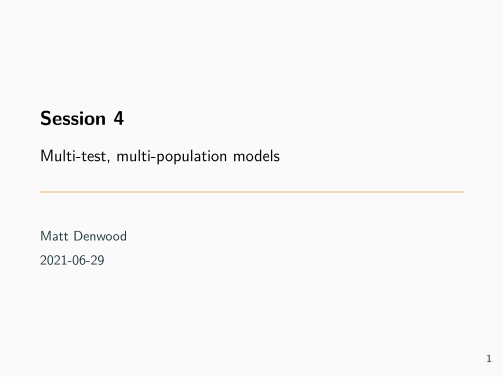

The script that drew this image:
params <-
list(presentation = TRUE)

#' ---
#' title: Session 4
#' subtitle: Multi-test, multi-population models
#' date: "2021-06-29"
#' author:
#'   - Matt Denwood
#' theme: metropolis
#' aspectratio: 43
#' colortheme: seahorse
#' header-includes: 
#'   - \input{../rsc/preamble}
#' params:
#'   presentation: TRUE
#' output:
#'   beamer_presentation:
#'       pandoc_args: ["-t", "beamer"]
#'       slide_level: 2
#'   html_document: default
#' ---
#' 
## ----rendering, eval=FALSE, include=FALSE-------------------------------------
## # To render this as PDF (beamer) slides run:
## rmarkdown::render('Session_3.Rmd', 'beamer_presentation', params=list(presentation=TRUE))
## # And for html:
## rmarkdown::render('Session_3.Rmd', 'html_document', params=list(presentation=FALSE))

#' 
## ----setup, include=FALSE-----------------------------------------------------
source("../rsc/setup.R", local = environment())

#' 
#' ## Why stop at two tests?
#' 
#' NOTE: THIS MATERIAL IS NOT YET FINALISED, PLEASE CHECK BACK SOON!
#' 
#' In *traditional* diagnostic test evaluation, one test is assumed to be a gold standard from which all other tests are evaluated
#' 
#'   - So it makes no difference if you assess one test at a time or do multiple tests at the same time
#' 
#' . . .
#' 
#' Using a latent class model each new test adds new information - so we should analyse all available test results in the same model
#' 
#' ## Simulating data: simple example
#' 
#' Simulating data using an arbitrary number of independent tests is quite straightforward:
#' 
## -----------------------------------------------------------------------------
# Parameter values to simulate:
N <- 200
sensitivity <- c(0.8, 0.9, 0.95)
specificity <- c(0.95, 0.99, 0.95)

Populations <- 2
prevalence <- c(0.25,0.5)

data <- tibble(Population = sample(seq_len(Populations), N, replace=TRUE)) %>%
  mutate(Status = rbinom(N, 1, prevalence[Population])) %>%
  mutate(Test1 = rbinom(N, 1, sensitivity[1]*Status + (1-specificity[1])*(1-Status))) %>%
  mutate(Test2 = rbinom(N, 1, sensitivity[2]*Status + (1-specificity[2])*(1-Status))) %>%
  mutate(Test3 = rbinom(N, 1, sensitivity[3]*Status + (1-specificity[3])*(1-Status))) %>%
  select(-Status)


#' 
#' 
#' ## Model specification
#' 
#' Like for two tests, except it is now a 2x2x2 table
#'  
#' . . .
#' 
## ----include=FALSE, eval=FALSE------------------------------------------------
## template_huiwalter(data)
## cleanup <- c(cleanup, "huiwalter_model.txt")

#' 
## ----eval=FALSE---------------------------------------------------------------
## 
## Tally[1:8,p] ~ dmulti(prob[1:8,p], TotalTests[p])
## 
## # Probability of observing Test1- Test2- Test3-
## prob[1,p] <-  prev[p] * ((1-se[1])*(1-se[2])*(1-se[3]) +
##               (1-prev[p]) * (sp[1]*sp[2]*sp[3])
## 
## # Probability of observing Test1+ Test2- Test3-
## prob[2,p] <-  prev[p] * (se[1]*(1-se[2])*(1-se[3])) +
##               (1-prev[p]) * ((1-sp[1])*sp[2]*sp[3])
## 
## ## snip ##
## 
## # Probability of observing Test1+ Test2+ Test3+
## prob[3,p] <-  prev[p] * (se[1]*se[2]*se[3]) +
##               (1-prev[p]) * ((1-sp[1])*(1-sp[2])*(1-sp[3]))

#' 
#' . . .
#' 
#' - We need to take **extreme** care with these equations, and the multinomial tabulation!!!
#'  
#' 
#' ## Are the tests conditionally independent?
#' 
#' 
#' - Example:  we have one blood, one milk, and one faecal test
#' 
#'   * But the blood and milk test are basically the same test
#'   * Therefore they are more likely to give the same result
#'   
#' . . .
#' 
#' - Example:  we test people for COVID using an antigen test on a nasal swab, a PCR test on a throat swab, and the same antigen test on the same throat swab
#' 
#'   * The virus may be present in the throat, nose, neither, or both
#'   * But we use the same antigen test twice
#'     * Might it cross-react with the same non-target virus?
#' 
#' . . .
#' 
#' - In both situations we have pairwise correlation between some of the tests
#' 
#' 
#' ## Dealing with correlation: Covid example
#' 
#' TODO:  add DAG showing blocking path
#' 
#' TODO:  refer back to this from session 5
#' 
#' It helps to consider the data simulation as a (simplified) biological process (where my parameters are not representative of real life!):
#' 
## -----------------------------------------------------------------------------
# The probability of infection with COVID in two populations:
prevalence <- c(0.01,0.05)
# The probability of shedding COVID in the nose conditional on infection:
nose_shedding <- 0.8
# The probability of shedding COVID in the throat conditional on infection:
throat_shedding <- 0.8
# The probability of detecting virus with the antigen test:
antigen_detection <- 0.75
# The probability of detecting virus with the PCR test:
pcr_detection <- 0.999
# The probability of random cross-reaction with the antigen test:
antigen_crossreact <- 0.05
# The probability of random cross-reaction with the PCR test:
pcr_crossreact <- 0.01

#' 
#' . . .
#' 
#' Note:  cross-reactions are assumed to be independent!
#' 
#' ---
#' 
#' Simulating latent states:
#' 
## -----------------------------------------------------------------------------
N <- 20000
Populations <- length(prevalence)

covid_data <- tibble(Population = sample(seq_len(Populations), N, replace=TRUE)) %>%
  ## True infection status:
  mutate(Status = rbinom(N, 1, prevalence[Population])) %>%
  ## Nose shedding status:
  mutate(Nose = Status * rbinom(N, 1, nose_shedding)) %>%
  ## Throat shedding status:
  mutate(Throat = Status * rbinom(N, 1, throat_shedding))

#' 
#' - - -
#' 
#' Simulating test results:
#' 
## -----------------------------------------------------------------------------
covid_data <- covid_data %>%
  ## The nose swab antigen test may be false or true positive:
  mutate(NoseAG = case_when(
    Nose == 1 ~ rbinom(N, 1, antigen_detection),
    Nose == 0 ~ rbinom(N, 1, antigen_crossreact)
  )) %>%
  ## The throat swab antigen test may be false or true positive:
  mutate(ThroatAG = case_when(
    Throat == 1 ~ rbinom(N, 1, antigen_detection),
    Throat == 0 ~ rbinom(N, 1, antigen_crossreact)
  )) %>%
  ## The PCR test may be false or true positive:
  mutate(ThroatPCR = case_when(
    Throat == 1 ~ rbinom(N, 1, pcr_detection),
    Throat == 0 ~ rbinom(N, 1, pcr_crossreact)
  ))

#' 
#' ---
#' 
#' The overall sensitivity of the tests can be calculated as follows:
#' 
## -----------------------------------------------------------------------------
covid_sensitivity <- c(
  # Nose antigen:
  nose_shedding*antigen_detection + (1-nose_shedding)*antigen_crossreact,
  # Throat antigen:
  throat_shedding*antigen_detection + (1-throat_shedding)*antigen_crossreact,
  # Throat PCR:
  throat_shedding*pcr_detection + (1-throat_shedding)*pcr_crossreact
)
covid_sensitivity

#' 
#' - - -
#' 
#' The overall specificity of the tests is more straightforward:
#' 
## -----------------------------------------------------------------------------
covid_specificity <- c(
  # Nose antigen:
  1 - antigen_crossreact,
  # Throat antigen:
  1 - antigen_crossreact,
  # Throat PCR:
  1 - pcr_crossreact
)
covid_specificity

#' 
#' . . .
#' 
#' However:  this assumes that cross-reactions are independent!
#' 
#' 
#' ## Model specification
#' 
#' TODO: show formulation as proportion of possible correlation
#' 
## ---- eval=FALSE--------------------------------------------------------------
## prob[1,p] <-  prev[p] * ((1-se[1])*(1-se[2])*(1-se[3])
##                          +covse12 +covse13 +covse23) +
##               (1-prev[p]) * (sp[1]*sp[2]*sp[3]
##                              +covsp12 +covsp13 +covsp23)
## 
## prob[2,p] <- prev[p] * (se[1]*(1-se[2])*(1-se[3])
## 	                       -covse12 -covse13 +covse23) +
## 	           (1-prev[p]) * ((1-sp[1])*sp[2]*sp[3]
## 	                          -covsp12 -covsp13 +covsp23)
## 
## ## snip ##
## 		
## # Covariance in sensitivity between tests 1 and 2:
## covse12 ~ dunif( (se[1]-1)*(1-se[2]) ,
## 	                 min(se[1],se[2]) - se[1]*se[2] )
## # Covariance in specificity between tests 1 and 2:
## covsp12 ~ dunif( (sp[1]-1)*(1-sp[2]) ,
## 	                 min(sp[1],sp[2]) - sp[1]*sp[2] )

#' 
#' . . .
#' 
#' It is quite easy to get the terms slightly wrong!
#' 
#' ## Template Hui-Walter
#' 
#' The model code and data format for an arbitrary number of populations (and tests) can be determined automatically using the template_huiwalter function from the runjags package:
#' 
## ----results='hide'-----------------------------------------------------------
template_huiwalter(
  covid_data %>% select(Population, NoseAG, ThroatAG, ThroatPCR), 
  outfile = 'covidmodel.txt')

#' 
#' This generates self-contained model/data/initial values etc
#' 
#' ---
#' 
## ----echo=FALSE, comment=''---------------------------------------------------
cleanup <- c(cleanup, 'covidmodel.txt')
cat(readLines('covidmodel.txt')[3:111], sep='\n')
# TODO: needs fixing!
knitr::knit_exit()

#' 
#' ---
#' 
## ----echo=FALSE, comment=''---------------------------------------------------
cat(readLines('covidmodel.txt')[-(1:111)], sep='\n')

#' 
#' ---
#' 
#' And can be run directly from R:
#' 
## ---- results='hide'----------------------------------------------------------
results <- run.jags('covidmodel.txt')
results

#' 
## ----echo=FALSE---------------------------------------------------------------
res <- summary(results)[,c(1:3,9,11)]
res[] <- round(res, 3)
knitr::kable(res)

#' 
#' ## Template Hui-Walter
#' 
#' - Modifying priors must still be done directly in the model file
#'   * Same for adding .RNG.seed and the deviance monitor
#' 
#' - The model needs to be re-generated if the data changes
#'   * But remember that your modified priors will be reset
#' 
#' - There must be a single column for the population (as a factor), and all of the other columns (either factor, logical or numeric) are interpreted as being test results
#' 
#' . . .
#' 
#' - Covariance terms are all deactivated by default
#' 
#' ## Activating covariance terms
#' 
#' Find the lines for the covariances that we want to activate (i.e. the two Throat tests):
#' 
## ---- echo=FALSE, comment=''--------------------------------------------------
indexes <- 101:106
cleanup <- c(cleanup, "covidmodel.txt")
ml <- readLines('covidmodel.txt')
cat(gsub('\t','',ml[indexes]), sep='\n')

#' 
#' ---
#' 
#' And edit so it looks like:
#' 
## ---- echo=FALSE, comment=''--------------------------------------------------
ml[indexes] <- c('	# Covariance in sensitivity between ThroatAG and ThroatPCR tests:', '	covse23 ~ dunif( (se[2]-1)*(1-se[3]) , min(se[2],se[3]) - se[2]*se[3] )  ## if the sensitivity of these tests may be correlated', '	 # covse23 <- 0  ## if the sensitivity of these tests can be assumed to be independent','	# Covariance in specificity between ThroatAG and ThroatPCR tests:', '	covsp23 ~ dunif( (sp[2]-1)*(1-sp[3]) , min(sp[2],sp[3]) - sp[2]*sp[3] )  ## if the specificity of these tests may be correlated', '	 # covsp23 <- 0  ## if the specificity of these tests can be assumed to be independent')
cat(ml, file='covidmodel.txt', sep='\n')
ml <- readLines('covidmodel.txt')
cat(gsub('\t','',ml[indexes]), sep='\n')

#' [i.e. swap the comments around]
#' 
#' ---
#' 
#' You will also need to uncomment out the relevant initial values for BOTH chains (on lines 117-122 and 128-133):
#' 
## ---- echo=FALSE, comment=''--------------------------------------------------
ml <- readLines('covidmodel.txt')
cat(gsub('\t','',ml[128:133]), sep='\n')

#' 
#' So that they look like:
#' 
## ---- echo=FALSE, comment=''--------------------------------------------------
ml[c(119,122)] <- c('"covse23" <- 0', '"covsp23" <- 0')
ml[c(130,133)] <- c('"covse23" <- 0', '"covsp23" <- 0')
cat(ml, file='covidmodel.txt', sep='\n')
ml <- readLines('covidmodel.txt')
cat(gsub('\t','',ml[128:133]), sep='\n')

#' 
#' ---
#' 
## -----------------------------------------------------------------------------
results <- run.jags('covidmodel.txt', sample=50000)
results

#' 
#' ## Adding "Bayesian p-values"
#' 
#' What on earth is that?
#' 
#'   - "Bayesian p-values" are effectively the probability that a particular parameter has a positive (or negative) value, i.e. the probability that it is non-zero
#'   - The interpretaiton is actually much cleaner than frequentist p-values, so it is probably a bad name for them...
#'     
#' - - -
#' 
#' Calculation in JAGS code:
#' 
## ----echo = FALSE-------------------------------------------------------------
modcod <- readLines("covidmodel.txt")
inspt <- which(modcod=="	 # covsp23 <- 0  ## if the specificity of these tests can be assumed to be independent")
stopifnot(length(inspt)==1)
ntext <- "
     bpv_cse23 <- covse23 <= 0
     bpv_csp23 <- covsp23 <= 0

     #monitor# bpv_cse23, bpv_csp23
"
modcod <- c(modcod[1:inspt], ntext, modcod[(inspt+1):length(modcod)])
cat(modcod, file="covidmodel.txt", sep="\n")

#' 
## ----echo=FALSE, comment=''---------------------------------------------------
cat(ntext)

#' 
#' - - -
#' 
#' The mean estimate for covse23_bpv and covsp23_bpv is the "Bayesian p-value"
#' 
## -----------------------------------------------------------------------------
results <- run.jags('covidmodel.txt', sample=50000)
results

#' 
#' - - -
#' 
#' Alternative in R:
#' 
## -----------------------------------------------------------------------------
cov23 <- combine.mcmc(results, vars=c("covse23", "covsp23"))
str(cov23)
apply(cov23 <= 0, 2, mean)

#' 
#' . . .
#' 
#' [Note:  these numbers are not quite the same as the JAGS version, because the thinning used for calculating summary statistics is slightly different between the two]
#' 
#' - - -
#' 
#' Or even:
#' 
## -----------------------------------------------------------------------------
results <- add.summary(results, mutate = function(x){
  list(
    bpvR_covse23 = x[,"covse23"] <= 0,
    bpvR_covsp23 = x[,"covsp23"] <= 0
  )
})
summary(results, vars="bpv")

#' 
#' . . .
#' 
#' See `?runjags::add.summary` for more information on mutate
#' 
#' 
#' ## Calculating degrees of freedom
#' 
#' TODO: add formula
#' 
#' Link to paper
#' 
#' 
#' ## Practical considerations
#' 
#' - Correlation terms add complexity to the model in terms of:
#'   * Opportunity to make a coding mistake
#'   * Reduced identifiability
#' 
#' . . .
#' 
#' - The template_huiwalter function helps us with coding mistakes
#' 
#' - Only careful consideration of covariance terms can help us with identifiability
#' 
#' . . .
#' 
#' - We will return to these themes tomorrow!
#' 
#' 
#' 
#' # Practical session 4
#' 
#' ## Points to consider {.fragile}
#' 
#' 1. How does including a third test impact the inference for the first two tests?
#' 
#' 1. What happens if we include correlation between tests?
#' 
#' 1. Can we include correlation if we only have 2 tests?
#' 
#' 
#' `r exercise_start()`
#' 
#' ## Exercise 1 {.fragile}
#' 
#' Use the template_huiwalter function to look at the simple 2-test 5-population example from session 3.  Use this data simulation code:
#' 
## -----------------------------------------------------------------------------
# Set a random seed so that the data are reproducible:
set.seed(2021-06-29)

sensitivity <- c(0.9, 0.6)
specificity <- c(0.95, 0.9)
N <- 1000

# Change the number of populations here:
Populations <- 5
# Change the variation in prevalence here:
(prevalence <- runif(Populations, min=0.1, max=0.9))

data <- tibble(Population = sample(seq_len(Populations), N, replace=TRUE)) %>%
  mutate(Status = rbinom(N, 1, prevalence[Population])) %>%
  mutate(Test1 = rbinom(N, 1, sensitivity[1]*Status + (1-specificity[1])*(1-Status))) %>%
  mutate(Test2 = rbinom(N, 1, sensitivity[2]*Status + (1-specificity[2])*(1-Status))) %>%
  select(-Status)

(twoXtwoXpop <- with(data, table(Test1, Test2, Population)))
(Tally <- matrix(twoXtwoXpop, ncol=Populations))
(TotalTests <- apply(Tally, 2, sum))

template_huiwalter(data, outfile="template_2test.txt")

#' 
#' Look at the model code and familiarise yourself with how the model is set out (there are some small differences, but the overall code is equivalent).  Make sure you can modify the priors and add a deviance monitor.  Run the model.
#' 
#' Now activate the correlation terms between tests 1 and 2.  Is anything different about the results?
#' 
#' ### Solution 1 {.fragile}
#' 
#' There is no particular solution to the first part of this exercise, but please ask if you have any questions about the model code that template_huiwalter generates.  Remember that re-running the template_huiwalter function will over-write your existing model including any changes you made, so be careful!
#' 
#' We can run the model as follows:
#' 
## -----------------------------------------------------------------------------
results_nocov <- run.jags("template_2test.txt")
results_nocov

## ----include=FALSE------------------------------------------------------------
cleanup <- c(cleanup, "template_2test.txt")
cleanup <- c(cleanup, "template_2test_cov.txt")

#' 
#' A shortcut for activating the covariance terms is to re-run template_huiwalter as follows:
#' 
## -----------------------------------------------------------------------------
template_huiwalter(data, outfile="template_2test_cov.txt", covariance=TRUE)
results_cov <- run.jags("template_2test_cov.txt")
results_cov

#' 
#' Activating the covariance terms with 2 tests has made the model less identifiable, and has therefore decreased the effective sample size and increased the width of the 95% CI for all of the parameters to the point that the model is no longer very useful.  This is not something that we recommend you do in practice, even if the two tests are known to be correlated!  We will revisit this issue tomorrow.
#' 
#' ## Exercise 2 {.fragile}
#' 
#' Simulate some Covid data based on the R code given above (under "Dealing with correlation: Covid example") and analyse the data using the default priors.  Interpret the results and compare them to the known values:
#' 
## -----------------------------------------------------------------------------
covid_sensitivity
covid_specificity

#' 
#' Now exclude the NoseAG test from the dataset, re-generate the model code (without covariance terms), run the model, and interpret the results.  How have the posteriors for the throat tests been affected by excluding the nose swab test?
#' 
#' ### Solution 2 {.fragile}
#' 
#' Here are the results for all 3 tests:
#' 
## -----------------------------------------------------------------------------
results_3t <- run.jags('covidmodel.txt')
results_3t

#' 
#' I have omitted the trace plots here but make sure to always check them!  You can see that the true values for overall sensitivity and specificity are within their respective 95% CI:
#' 
## -----------------------------------------------------------------------------
covid_sensitivity
covid_specificity

#' 
#' You should also notice that the model has detected a positive covariance between tests 2 and 3 (the throat swab tests), although the 95% CI does include zero.  Estimating covariance terms is extremely difficult for the model to do accurately.
#' 
#' Excluding the nasal swab test gives us these results:
#' 
## -----------------------------------------------------------------------------
template_huiwalter(covid_data %>% select(Population, ThroatAG, ThroatPCR), outfile = 'covidmodel_2t.txt')

results_2t <- run.jags('covidmodel_2t.txt')
results_2t

#' 
## ----include=FALSE------------------------------------------------------------
cleanup <- c(cleanup, 'covidmodel_2t.txt')

#' 
#' The posterior estimates for sensitivity have been affected for both tests, and neither now identify the true simulation parameter:
#' 
## -----------------------------------------------------------------------------
test2 <- combine.mcmc(results_2t, vars="se", return.samples = 10000)
test3 <- combine.mcmc(results_3t, vars="se[2:3]", return.samples = 10000)

bind_rows(
  tibble(Model = "TwoTest", ThroatAG = test2[,1], ThroatPCR = test2[,2]),
  tibble(Model = "ThreeTest", ThroatAG = test3[,1], ThroatPCR = test3[,2])
) %>%
  pivot_longer(c(ThroatAG, ThroatPCR), names_to = "Test", values_to = "Estimate") %>%
  ggplot() +
  aes(x = Estimate, col = Model) +
  geom_density() +
  facet_wrap( ~ Test)

#' 
#' However, they do look more similar to the probabilities of detection conditional on shedding:
#' 
## -----------------------------------------------------------------------------
antigen_detection
pcr_detection

#' 
#' Have a think about why this might be the case.  We will spend a lot of time discussing this topic tomorrow!
#' 
#' 
#' ## Optional exercise A {.fragile}
#' 
#' Re-fit a model to this data using all three possible covse and covsp parameters between all 3 tests
#' 
#' What do you notice about the results?
#' 
#' ### Solution A {.fragile}
#' 
#' You can either manually change all 3 covse/covsp from before, or regenerate the model using the covariance=TRUE option:
#' 
## ---- results='hide'----------------------------------------------------------
template_huiwalter(covid_data %>% select(Population, NoseAG, ThroatAG, ThroatPCR), outfile='covidmodel_allcov.txt', covariance=TRUE)
results_allcov <- run.jags('covidmodel_allcov.txt')

#' 
## ----echo=FALSE---------------------------------------------------------------
cleanup <- c(cleanup, 'covidmodel_allcov.txt')

#' 
## -----------------------------------------------------------------------------
results_allcov

#' 
#' The effective sample size is much lower, because the model is less identifiable.  But otherwise the model does a reasonable job of estimating the parameters due to the large sample size, albeit with wider 95% CI then with only covariance between throat swab tests included  This might not be the case with a smaller sample size!
#' 
#' `r exercise_end()`
#' 
#' 
#' ## Summary {.fragile}
#' 
#' - Including multiple tests is technically easy
#'   - But philosophically more difficult!!!
#' 
#' - Complexity of adding correlation terms increases non-linearly with more tests
#'   - Probably best to stick to correlations with biological justification?
#'   
#' - Adding/removing test results may change the posterior for
#'   - Other test Se / Sp
#'   - Prevalence
#' 
#' 
## ----include=FALSE------------------------------------------------------------
unlink(cleanup)
